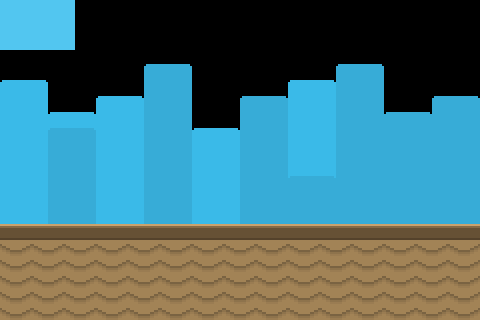

This game map was drawn from its Tiled (.tmx) file and the tilesets committed beside it. A one-line description and the trimmed map source follow:
An orthogonal 30x20 tile map with 16x16 px tiles, 3 tile layers (ground, city_2, city_1), 1 image layer.

<map version="1.0" orientation="orthogonal" width="30" height="20" tilewidth="16" tileheight="16">
 <tileset firstgid="1" name="tileset" tilewidth="16" tileheight="16">
  <image source="../images/tileset.png" width="176" height="16" />
 </tileset>
 <imagelayer name="background" width="30" height="20">
  <image source="../images/background.png" />
 </imagelayer>
 <layer name="ground" width="30" height="20">
  <properties>
   <property name="collision" value="true" />
  </properties>
  <data>[600 cells, 180 non-empty, 3 distinct tile ids]</data>
 </layer>
 <layer name="city_2" width="30" height="20">
  <properties>
   <property name="type" value="0" />
  </properties>
  <data>[600 cells, 216 non-empty, 3 distinct tile ids]</data>
 </layer>
 <layer name="city_1" width="30" height="20">
  <properties>
   <property name="scrollX" value="true" />
   <property name="type" value="0" />
  </properties>
  <data>[600 cells, 156 non-empty, 3 distinct tile ids]</data>
 </layer>
</map>